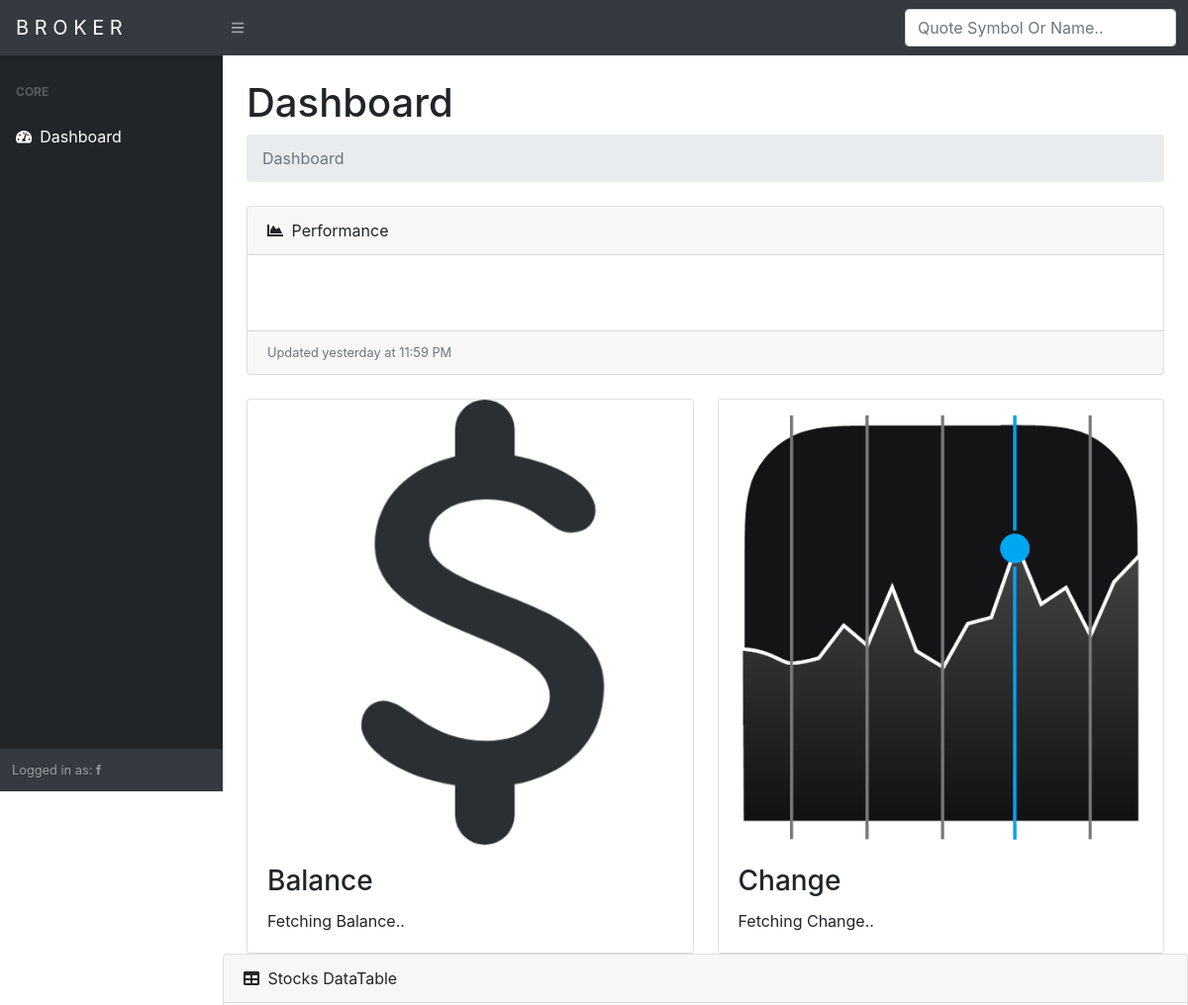
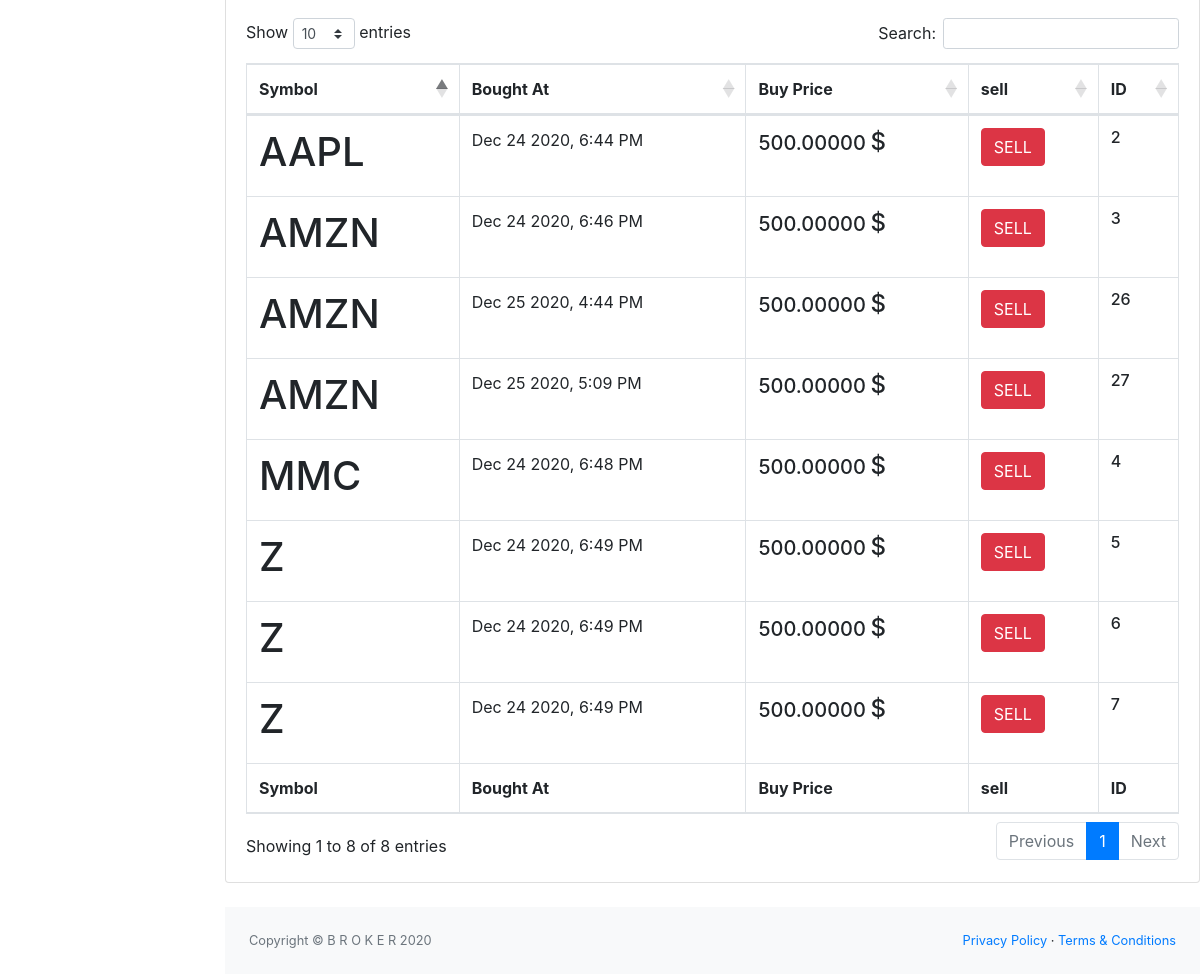
Page / (signed in) on the committed database (2 pictures, top to bottom).
### broker/models.py (models this page shows, shortened)
class User(AbstractUser):
    joined = models.DateTimeField(auto_now_add=True)
    initial_balance = models.IntegerField(default=15000, null=True)
    current_balance = models.IntegerField(default=15000, null=True)

class Stock(models.Model):
    symbol = models.CharField(max_length=5)
    buy_date = models.DateTimeField(auto_now_add=True)
    buy_price = models.DecimalField( max_digits=10, decimal_places=5)
    owner = models.ForeignKey(User, on_delete=models.CASCADE, related_name='stocks')
    def serialize(self):
        return {
            'id': self.id,
            'symbol': self.symbol.upper(),
            'buy_date': self.buy_date.strftime("%b %-d %Y, %-I:%M %p"),
            'owner': self.owner.username,
            'buy_price': self.buy_price,
        }

### broker/views.py (the view)
# urls.py: path("", views.index, name="index"),
def index(request):
    if request.user.is_authenticated:
        user = request.user
        userStocks = Stock.objects.filter(owner=user)
        data = [stock.serialize() for stock in userStocks]
        return render(request, "broker/index.html", {'data':data})
    else:
        return HttpResponseRedirect(reverse("login"))

### broker/templates/broker/index.html (shortened to what this page needs)
{% extends "broker/layout.html" %} {% block title %}DashBoard {% endblock %} {% load static %} {% block body %}
<main>
    <div class="container-fluid">
        <h1 class="mt-4">Dashboard</h1>
        <ol class="breadcrumb mb-4">
            <li class="breadcrumb-item active">Dashboard</li>
        </ol>
        <div class="card mb-4">
            <div class="card-header">
                <i class="fas fa-chart-area mr-1"></i> Performance
            </div>
            <div class="card-body"><canvas id="myAreaChart" width="100%" height="30"></canvas></div>
            <div id="UPD" class="card-footer small text-muted">Updated yesterday at 11:59 PM</div>
        </div>
        <div class="row row-cols-1 row-cols-md-2 g-4">
            <div class="col">
                <div class="card h-auto">
                    <img src="{% static 'bg/android-chrome-512x512.png' %}" class="card-img-top" alt="{% static 'bg/android-chrome-512x512.png' %}">
                    <div class="card-body">
                        <h3 class="card-title">Balance</h3>
                        <p class="card-text" id="BALANCE">Fetching Balance..</p>
                    </div>
                </div>
            </div>
            <div class="col">
                <div class="card h-auto">
                    <img src="{% static 'bg/2.png' %}" class="card-img-top" alt="{% static 'bg/android-chrome-512x512.png' %}">
                    <div class="card-body">
                        <h3 class="card-title">Change</h3>
                        <p class="card-text" id="CHANGE">Fetching Change..</p>
                    </div>
                </div>
            </div>
        </div>
    </div>
    <div class="card mb-4">
        <div class="card-header">
            <i class="fas fa-table mr-1"></i> Stocks DataTable
        </div>
        <div class="card-body">
            <div class="table-responsive">
                <table class="table table-bordered" id="dataTable" width="100%" cellspacing="0">
                    <thead>
                        <tr>
                            <th>Symbol</th>
                            <th>Bought At</th>
                            <th>Buy Price</th>
                            <th>sell</th>
                            <th>ID</th>
                        </tr>
                    </thead>
                    <tfoot>
                        <tr>
                            <th>Symbol</th>
                            <th>Bought At</th>
                            <th>Buy Price</th>
                            <th>sell</th>
                            <th>ID</th>
                        </tr>
                    </tfoot>
                    <tbody>
                        {% for stock in data %}
                        <tr>
                            <td>
                                <h1> {{stock.symbol}}</h1>
                            </td>
                            <td>{{stock.buy_date}}</td>
                            <td>
                                <h5 style="display: inline;"> {{stock.buy_price}}</h5>
                                <h4 style="display: inline;"> $</h4>
                            </td>
                            <td> <button id="{{ stock.id }}" class="btn btn-danger">SELL</button> </td>
                            <td>
                                <h6> {{stock.id}}</h6>
                            </td>
                        </tr>
                        {% endfor %}
                    </tbody>
                </table>
            </div>
        </div>
    </div>
</main>
{% endblock %}

### broker/templates/broker/layout.html (shortened to what this page needs)
<!DOCTYPE html>
<html lang="en">
{% load static %}
<head>
    <link href="{% static 'css/styles.css' %}" rel="stylesheet" />
    <link href="https://cdn.datatables.net/1.10.20/css/dataTables.bootstrap4.min.css" rel="stylesheet" />
</head>
<body class="sb-nav-fixed">
    <nav class="sb-topnav navbar navbar-expand navbar-dark bg-dark">
        <a class="navbar-brand" href="/">B R O K E R</a>
        <button class="btn btn-link btn-sm order-1 order-lg-0" id="sidebarToggle" href="#"><i class="fas fa-bars"></i></button>
        <form autocomplete="off" class="d-md-inline-block form-inline ml-auto mr-0 mr-md-3 my-2 my-md-0">
            <div class="autocomplete" id="ac" style="width: 206px;">
                <input class="form-control" type="text" placeholder="Quote Symbol Or Name.." aria-label="Search" id="search" aria-describedby="basic-addon2" />
            </div>
        </form>
        <ul class="navbar-nav ml-auto ml-md-0">
            <li class="nav-item dropdown">
                <a class="nav-link dropdown-toggle" id="userDropdown" href="#" role="button" data-toggle="dropdown" aria-haspopup="true" aria-expanded="false"><i class="fas fa-user fa-fw"></i></a>
            </li>
        </ul>
    </nav>
    <div id="layoutSidenav">
        <div id="layoutSidenav_nav">
            <nav class="sb-sidenav accordion sb-sidenav-dark" id="sidenavAccordion">
                <div class="sb-sidenav-menu">
                    <div class="nav">
                        <div class="sb-sidenav-menu-heading">Core</div>
                        <a class="nav-link" href="/">
                            <div class="sb-nav-link-icon"><i class="fas fa-tachometer-alt"></i></div>
                            Dashboard
                        </a>
                    </div>
                </div>
                <div class="sb-sidenav-footer">
                    <div class="small">Logged in as: <b id="broker_name">{{ user.username}}</b></div>
                </div>
            </nav>
        </div>
        <div id="layoutSidenav_content">
            {% block body %} {% endblock %}
            <footer class="py-4 bg-light mt-auto">
                <div class="container-fluid">
                    <div class="d-flex align-items-center justify-content-between small">
                        <div class="text-muted">Copyright &copy; B R O K E R 2020</div>
                        <div>
                            <a href="#">Privacy Policy</a> &middot;
                            <a href="#">Terms &amp; Conditions</a>
                        </div>
                    </div>
                </div>
            </footer>
        </div>
    </div>
</body>
</html>

### rows in the picture
User: username "f"
Stock: symbol "AAPL", buy_date "Dec 24 2020, 6:44 PM", buy_price "500.00000", id "2"
Stock: buy_price "500.00000"
Stock: symbol "MMC", buy_date "Dec 24 2020, 6:48 PM", buy_price "500.00000", id "4"
Stock: buy_price "500.00000"
Stock: buy_price "500.00000"
Stock: buy_price "500.00000"
Stock: buy_price "500.00000"
Stock: buy_price "500.00000"

### other values in the picture
{{ stock.symbol }} "AMZN" "Z" "Z" "Z" "AMZN" "AMZN"
{{ stock.buy_date }} "Dec 24 2020, 6:46 PM" "Dec 24 2020, 6:49 PM" "Dec 24 2020, 6:49 PM" "Dec 24 2020, 6:49 PM" "Dec 25 2020, 4:44 PM" "Dec 25 2020, 5:09 PM"
{{ stock.id }} "3" "5" "6" "7" "26" "27"
